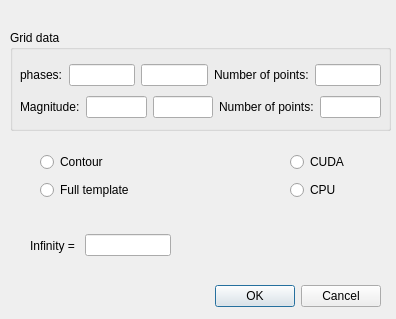
<?xml version="1.0" encoding="UTF-8"?>
<ui version="4.0">
 <class>BoundaryGridDialog</class>
 <widget class="QDialog" name="BoundaryGridDialog">
  <property name="windowModality">
   <enum>Qt::WindowModal</enum>
  </property>
  <property name="geometry">
   <rect>
    <x>0</x>
    <y>0</y>
    <width>396</width>
    <height>319</height>
   </rect>
  </property>
  <property name="windowTitle">
   <string>Dialog</string>
  </property>
  <widget class="QDialogButtonBox" name="buttonBox">
   <property name="geometry">
    <rect>
     <x>40</x>
     <y>280</y>
     <width>341</width>
     <height>32</height>
    </rect>
   </property>
   <property name="orientation">
    <enum>Qt::Horizontal</enum>
   </property>
   <property name="standardButtons">
    <set>QDialogButtonBox::Cancel|QDialogButtonBox::Ok</set>
   </property>
  </widget>
  <widget class="QGroupBox" name="groupBox">
   <property name="geometry">
    <rect>
     <x>10</x>
     <y>30</y>
     <width>381</width>
     <height>101</height>
    </rect>
   </property>
   <property name="title">
    <string>Grid data</string>
   </property>
   <widget class="QWidget" name="layoutWidget">
    <property name="geometry">
     <rect>
      <x>10</x>
      <y>30</y>
      <width>361</width>
      <height>62</height>
     </rect>
    </property>
    <layout class="QVBoxLayout" name="verticalLayout">
     <item>
      <layout class="QHBoxLayout" name="horizontalLayout">
       <item>
        <widget class="QLabel" name="label">
         <property name="text">
          <string>phases:</string>
         </property>
        </widget>
       </item>
       <item>
        <widget class="QLineEdit" name="fasInit"/>
       </item>
       <item>
        <widget class="QLineEdit" name="fasFin"/>
       </item>
       <item>
        <widget class="QLabel" name="label_2">
         <property name="text">
          <string>Number of points:</string>
         </property>
        </widget>
       </item>
       <item>
        <widget class="QLineEdit" name="fasPuntos"/>
       </item>
      </layout>
     </item>
     <item>
      <layout class="QHBoxLayout" name="horizontalLayout_2">
       <item>
        <widget class="QLabel" name="label_4">
         <property name="text">
          <string>Magnitude:</string>
         </property>
        </widget>
       </item>
       <item>
        <widget class="QLineEdit" name="magInit"/>
       </item>
       <item>
        <widget class="QLineEdit" name="magFin"/>
       </item>
       <item>
        <widget class="QLabel" name="label_3">
         <property name="text">
          <string>Number of points:</string>
         </property>
        </widget>
       </item>
       <item>
        <widget class="QLineEdit" name="magPuntos"/>
       </item>
      </layout>
     </item>
    </layout>
   </widget>
  </widget>
  <widget class="QWidget" name="layoutWidget2">
   <property name="geometry">
    <rect>
     <x>30</x>
     <y>230</y>
     <width>141</width>
     <height>31</height>
    </rect>
   </property>
   <layout class="QHBoxLayout" name="horizontalLayout_5">
    <item>
     <widget class="QLabel" name="label_6">
      <property name="text">
       <string>Infinity = </string>
      </property>
     </widget>
    </item>
    <item>
     <widget class="QLineEdit" name="infinito"/>
    </item>
   </layout>
  </widget>
  <widget class="QWidget" name="layoutWidget3">
   <property name="geometry">
    <rect>
     <x>40</x>
     <y>150</y>
     <width>162</width>
     <height>54</height>
    </rect>
   </property>
   <layout class="QVBoxLayout" name="verticalLayout_3">
    <item>
     <widget class="QRadioButton" name="contorno">
      <property name="text">
       <string>Contour</string>
      </property>
     </widget>
    </item>
    <item>
     <widget class="QRadioButton" name="template_2">
      <property name="text">
       <string>Full template</string>
      </property>
     </widget>
    </item>
   </layout>
  </widget>
  <widget class="QWidget" name="layoutWidget4">
   <property name="geometry">
    <rect>
     <x>290</x>
     <y>150</y>
     <width>64</width>
     <height>52</height>
    </rect>
   </property>
   <layout class="QVBoxLayout" name="verticalLayout_2">
    <item>
     <widget class="QRadioButton" name="cuda">
      <property name="text">
       <string>CUDA</string>
      </property>
     </widget>
    </item>
    <item>
     <widget class="QRadioButton" name="cpu">
      <property name="text">
       <string>CPU</string>
      </property>
     </widget>
    </item>
   </layout>
  </widget>
 </widget>
 <resources/>
 <connections>
  <connection>
   <sender>buttonBox</sender>
   <signal>accepted()</signal>
   <receiver>BoundaryGridDialog</receiver>
   <slot>accept()</slot>
   <hints>
    <hint type="sourcelabel">
     <x>248</x>
     <y>254</y>
    </hint>
    <hint type="destinationlabel">
     <x>157</x>
     <y>274</y>
    </hint>
   </hints>
  </connection>
  <connection>
   <sender>buttonBox</sender>
   <signal>rejected()</signal>
   <receiver>BoundaryGridDialog</receiver>
   <slot>reject()</slot>
   <hints>
    <hint type="sourcelabel">
     <x>316</x>
     <y>260</y>
    </hint>
    <hint type="destinationlabel">
     <x>286</x>
     <y>274</y>
    </hint>
   </hints>
  </connection>
 </connections>
</ui>
